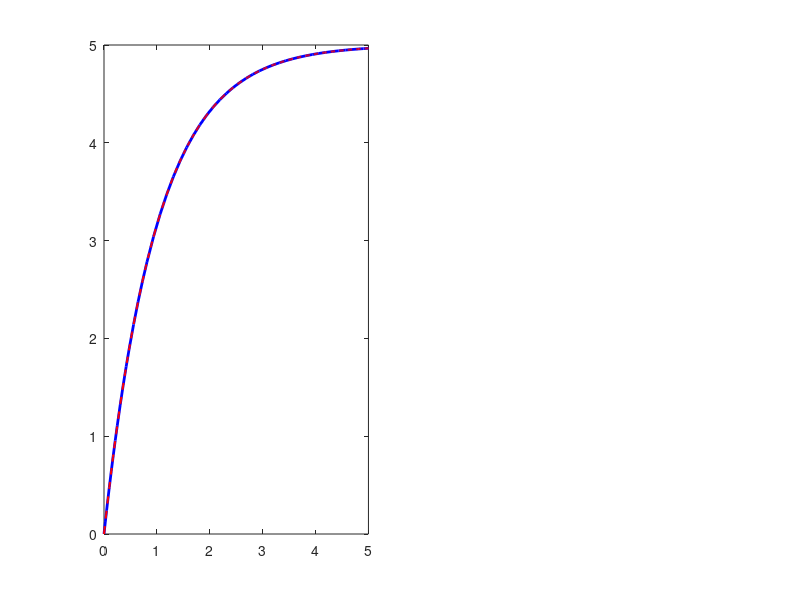

Write MATLAB code to recreate this figure. (Note: this script raises an error after producing the figure.)
%% RC/RL/LC/RLC Circuit Dynamics Simulator
% Intermediate Electromagnetism
% Tools: MATLAB, ode45
% Mirrors: python/circuit_dynamics.ipynb

clear; clc; close all;

%% 1. RC Circuit — Charging & Discharging
% Governing ODE: dVc/dt = (Vs - Vc) / (R*C)
% Analytical:    Vc(t) = Vs * (1 - exp(-t/tau))

% Parameters
R   = 1e3;       % Resistance (Ohms) — 1 kΩ
C   = 1e-6;      % Capacitance (F)   — 1 µF
Vs  = 5.0;       % Source voltage (V)
tau = R * C;     % Time constant (s)

t_span = [0, 5*tau];
t_eval = linspace(0, 5*tau, 500);

% ODE function
rc_ode = @(t, y) (Vs - y(1)) / (R * C);

% Solve numerically
[t_num, Vc_num] = ode45(rc_ode, t_span, 0);

% Analytical solution
Vc_analytical = Vs * (1 - exp(-t_eval / tau));

% Current
I_num = (Vs - Vc_num(:,1)) / R;

% ── Plot ─────────────────────────────────────────────────────────────────────
figure('Position', [100 100 1200 400]);

subplot(1,2,1)
plot(t_num*1e3, Vc_num(:,1), 'b-', 'LineWidth', 2, 'DisplayName', 'Numerical (ode45)'); hold on;
plot(t_eval*1e3, Vc_analytical, 'r--', 'LineWidth', 1.5, 'DisplayName', 'Analytical');
yline(Vs, 'k:', 'DisplayName', sprintf('Vs = %.1fV', Vs));
xline(tau*1e3, 'g--', 'DisplayName', sprintf('\\tau = %.2f ms', tau*1e3));
xlabel('Time (ms)'); ylabel('Voltage (V)');
title('RC Circuit — Capacitor Voltage');
legend; grid on;

subplot(1,2,2)
plot(t_num*1e3, I_num*1e3, 'Color', [1 0.5 0], 'LineWidth', 2, 'DisplayName', 'Current');
xline(tau*1e3, 'g--', 'DisplayName', sprintf('\\tau = %.2f ms', tau*1e3));
xlabel('Time (ms)'); ylabel('Current (mA)');
title('RC Circuit — Charging Current');
legend; grid on;

sgtitle(sprintf('RC Circuit | R=%.0fk\\Omega  C=%.0f\\muF  \\tau=%.2fms', ...
    R/1e3, C*1e6, tau*1e3), 'FontSize', 13);

fprintf('τ = %.2f ms | At t=τ, Vc = %.3fV (should be ~%.3fV)\n', ...
    tau*1e3, Vs*(1-exp(-1)), 0.632*Vs);

%% 2. RL Circuit — Current Buildup & Decay
% Governing ODE: dI/dt = (Vs - I*R) / L
% Analytical:    I(t) = (Vs/R) * (1 - exp(-t/tau))

% Parameters
R_rl  = 1e3;          % Resistance (Ohms) — 1 kΩ
L     = 1.0;          % Inductance (H)    — 1 H
Vs_rl = 5.0;          % Source voltage (V)
tau_rl = L / R_rl;    % Time constant (s)
I_ss   = Vs_rl / R_rl; % Steady-state current

t_span_rl = [0, 5*tau_rl];
t_eval_rl = linspace(0, 5*tau_rl, 500);

% ODE function
rl_ode = @(t, y) (Vs_rl - y(1) * R_rl) / L;

% Solve numerically
[t_num_rl, I_num] = ode45(rl_ode, t_span_rl, 0);

% Analytical solution
I_analytical = (Vs_rl / R_rl) * (1 - exp(-t_eval_rl / tau_rl));

% Inductor voltage
VL = Vs_rl * exp(-t_eval_rl / tau_rl);

% ── Plot ─────────────────────────────────────────────────────────────────────
figure('Position', [100 100 1200 400]);

subplot(1,2,1)
plot(t_num_rl*1e3, I_num(:,1)*1e3, 'b-', 'LineWidth', 2, 'DisplayName', 'Numerical (ode45)'); hold on;
plot(t_eval_rl*1e3, I_analytical*1e3, 'r--', 'LineWidth', 1.5, 'DisplayName', 'Analytical');
yline(I_ss*1e3, 'k:', 'DisplayName', sprintf('I_{ss} = %.2f mA', I_ss*1e3));
xline(tau_rl*1e3, 'g--', 'DisplayName', sprintf('\\tau = %.3f ms', tau_rl*1e3));
xlabel('Time (ms)'); ylabel('Current (mA)');
title('RL Circuit — Inductor Current');
legend; grid on;

subplot(1,2,2)
plot(t_eval_rl*1e3, VL, 'Color', [1 0.5 0], 'LineWidth', 2, 'DisplayName', 'V_L');
xline(tau_rl*1e3, 'g--', 'DisplayName', sprintf('\\tau = %.3f ms', tau_rl*1e3));
xlabel('Time (ms)'); ylabel('Voltage (V)');
title('RL Circuit — Inductor Voltage Decay');
legend; grid on;

sgtitle(sprintf('RL Circuit | R=%.0fk\\Omega  L=%.1fH  \\tau=%.3fms', ...
    R_rl/1e3, L, tau_rl*1e3), 'FontSize', 13);

fprintf('τ = %.3f ms | I_ss = %.2f mA | At t=τ, I = %.3f mA\n', ...
    tau_rl*1e3, I_ss*1e3, I_ss*(1-exp(-1))*1e3);

%% 3. LC Circuit — Undamped Oscillations
% System:  dVc/dt = I/C
%          dI/dt  = -Vc/L
% Analytical: Vc(t) = Vc0*cos(w0*t), I(t) = -Vc0*sqrt(C/L)*sin(w0*t)

% Parameters
L_lc  = 1.0;     % Inductance (H)
C_lc  = 1e-6;    % Capacitance (F)
Vc0   = 5.0;     % Initial voltage (V)
I0    = 0.0;     % Initial current (A)

omega0 = 1 / sqrt(L_lc * C_lc);   % Natural frequency (rad/s)
f0     = omega0 / (2*pi);          % Natural frequency (Hz)
T      = 1 / f0;                   % Period (s)

t_span_lc = [0, 3*T];
t_eval_lc = linspace(0, 3*T, 1000);

% ODE system
lc_ode = @(t, y) [y(2)/C_lc; -y(1)/L_lc];

% Solve numerically
[t_num_lc, sol_lc] = ode45(lc_ode, t_span_lc, [Vc0; I0]);
Vc_lc = sol_lc(:,1);
I_lc  = sol_lc(:,2);

% Analytical solution
Vc_analytical_lc = Vc0 * cos(omega0 * t_eval_lc);
I_analytical_lc  = -Vc0 * sqrt(C_lc/L_lc) * sin(omega0 * t_eval_lc);

% ── Plot ─────────────────────────────────────────────────────────────────────
figure('Position', [100 100 1600 400]);

subplot(1,3,1)
plot(t_num_lc*1e3, Vc_lc, 'b-', 'LineWidth', 2, 'DisplayName', 'Numerical (ode45)'); hold on;
plot(t_eval_lc*1e3, Vc_analytical_lc, 'r--', 'LineWidth', 1.5, 'DisplayName', 'Analytical');
xlabel('Time (ms)'); ylabel('Voltage (V)');
title('LC — Capacitor Voltage');
legend; grid on;

subplot(1,3,2)
plot(t_num_lc*1e3, I_lc*1e3, 'Color', [1 0.5 0], 'LineWidth', 2, 'DisplayName', 'Numerical (ode45)'); hold on;
plot(t_eval_lc*1e3, I_analytical_lc*1e3, 'r--', 'LineWidth', 1.5, 'DisplayName', 'Analytical');
xlabel('Time (ms)'); ylabel('Current (mA)');
title('LC — Inductor Current');
legend; grid on;

subplot(1,3,3)
plot(Vc_lc, I_lc*1e3, 'Color', [0.5 0 0.8], 'LineWidth', 2);
xlabel('Voltage (V)'); ylabel('Current (mA)');
title('LC — Phase Portrait (V vs I)');
axis equal; grid on;

sgtitle(sprintf('LC Circuit | L=%.1fH  C=%.0f\\muF  f_0=%.2fHz  T=%.2fms', ...
    L_lc, C_lc*1e6, f0, T*1e3), 'FontSize', 13);

fprintf('ω₀ = %.2f rad/s | f₀ = %.2f Hz | T = %.2f ms\n', omega0, f0, T*1e3);

%% 4. RLC Circuit — Damped Oscillations
% System:  dVc/dt = I/C
%          dI/dt  = -Vc/L - (R/L)*I
% Damping ratio: zeta = (R/2)*sqrt(C/L)

% Fixed parameters
L_rlc  = 1.0;    % Inductance (H)
C_rlc  = 1e-6;   % Capacitance (F)
Vc0_rlc = 5.0;   % Initial voltage (V)

omega0_rlc = 1 / sqrt(L_rlc * C_rlc);
R_critical = 2 * sqrt(L_rlc / C_rlc);
T_rlc = 2*pi / omega0_rlc;

t_span_rlc = [0, 6*T_rlc];
t_eval_rlc = linspace(0, 6*T_rlc, 2000);

% Three damping cases
R_values = [R_critical*0.2, R_critical, R_critical*3.0];
labels   = {'Underdamped (\zeta < 1)', 'Critically Damped (\zeta = 1)', 'Overdamped (\zeta > 1)'};
colors   = {[0.25 0.45 0.90], [0.18 0.65 0.18], [0.85 0.20 0.20]};

figure('Position', [100 100 1600 400]);

for k = 1:3
    R_rlc = R_values(k);
    zeta  = (R_rlc/2) * sqrt(C_rlc/L_rlc);

    % ODE system
    rlc_ode = @(t, y) [y(2)/C_rlc; -y(1)/L_rlc - (R_rlc/L_rlc)*y(2)];

    % Solve
    [t_num_rlc, sol_rlc] = ode45(rlc_ode, t_span_rlc, [Vc0_rlc; 0]);
    Vc_rlc = sol_rlc(:,1);
    I_rlc  = sol_rlc(:,2);

    leg = sprintf('%s | \\zeta=%.2f', labels{k}, zeta);

    subplot(1,3,1)
    plot(t_num_rlc*1e3, Vc_rlc, 'Color', colors{k}, 'LineWidth', 2, 'DisplayName', leg); hold on;

    subplot(1,3,2)
    plot(t_num_rlc*1e3, I_rlc*1e3, 'Color', colors{k}, 'LineWidth', 2, 'DisplayName', leg); hold on;

    subplot(1,3,3)
    plot(Vc_rlc, I_rlc*1e3, 'Color', colors{k}, 'LineWidth', 2, 'DisplayName', leg); hold on;

    fprintf('%-30s R=%.1f Ohm  zeta=%.3f\n', labels{k}, R_rlc, zeta);
end

subplot(1,3,1)
yline(0, 'k:', 'LineWidth', 1); grid on;
xlabel('Time (ms)'); ylabel('Voltage (V)');
title('RLC — Capacitor Voltage'); legend('FontSize', 8);

subplot(1,3,2)
yline(0, 'k:', 'LineWidth', 1); grid on;
xlabel('Time (ms)'); ylabel('Current (mA)');
title('RLC — Current'); legend('FontSize', 8);

subplot(1,3,3)
grid on;
xlabel('Voltage (V)'); ylabel('Current (mA)');
title('RLC — Phase Portraits'); legend('FontSize', 8);

sgtitle(sprintf('RLC Circuit | L=%.1fH  C=%.0f\\muF  R_{crit}=%.1f\\Omega', ...
    L_rlc, C_rlc*1e6, R_critical), 'FontSize', 13);

fprintf('\nCritical resistance: R_crit = %.2f Ohm\n', R_critical);
%ζωητσπ
